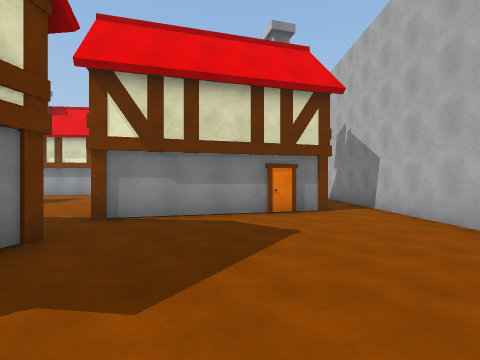
[1] (above)

19 first-person views from a walk through a scene from a Unity 3-D project. The camera is 1.5 m above the floor, looks level and sees 85° across. The floor is counted in squares, 2 m on a side. Each view is taken from the middle of a square. On the plan, view 1 faces up. The plan holds only what a view shows up to about 9 squares ahead; the rest is blank. The place goes on beyond the plan. The player is left out.

[2]
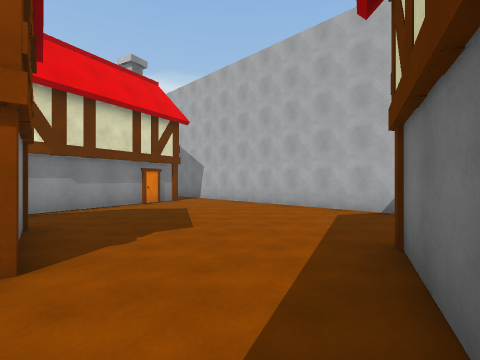

[3]
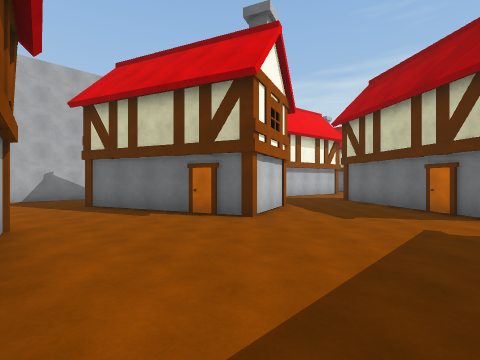

[4]
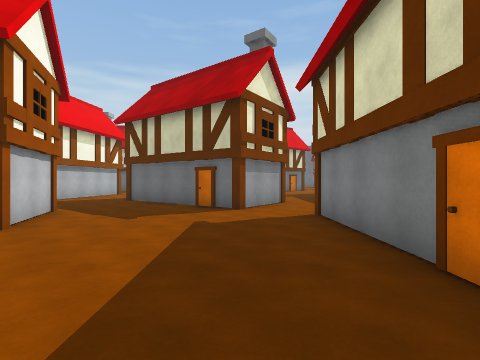

[5]
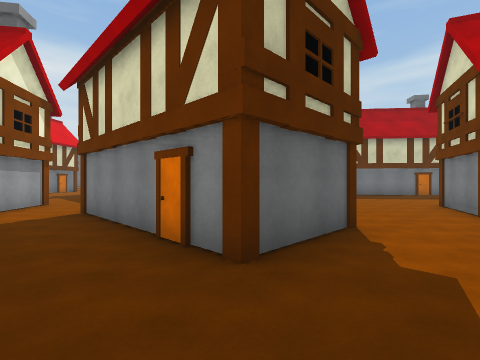

[6]
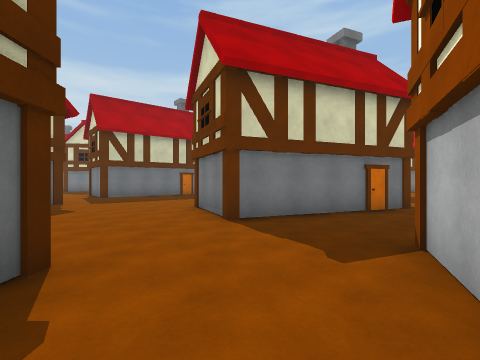

[7]
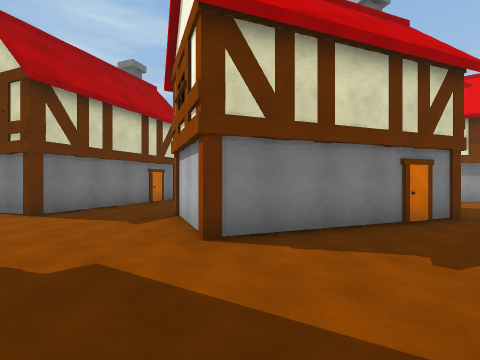

[8]
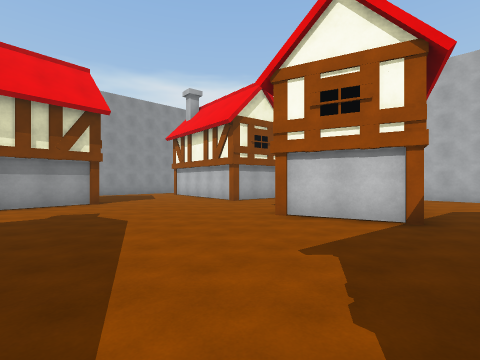

[9]
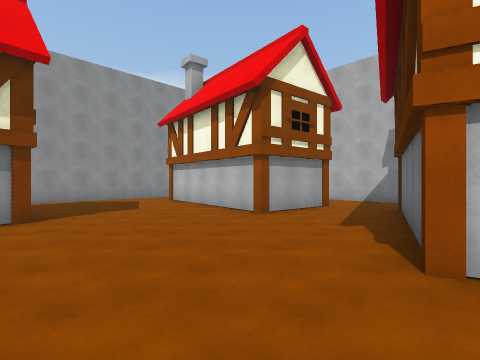

[10]
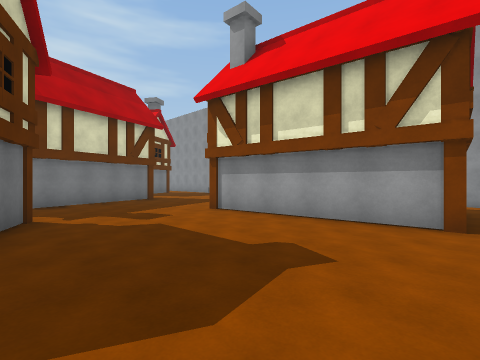

[11]
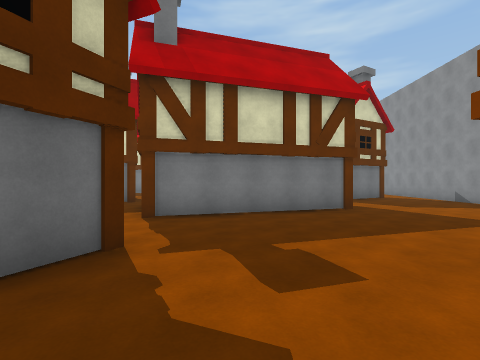

[12]
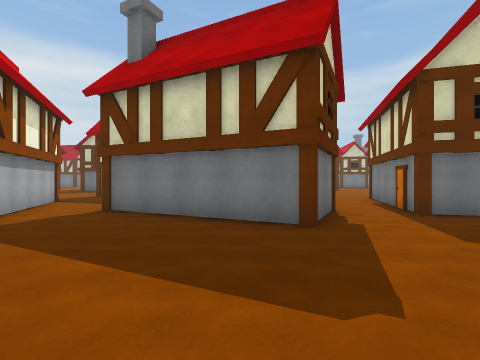

[13]
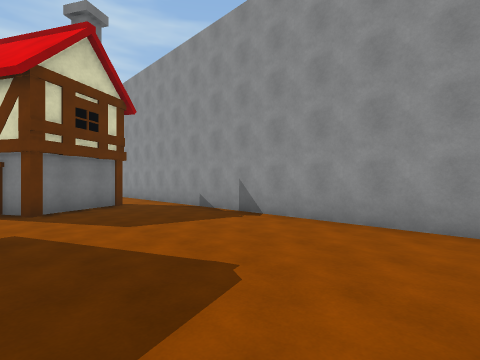

[14]
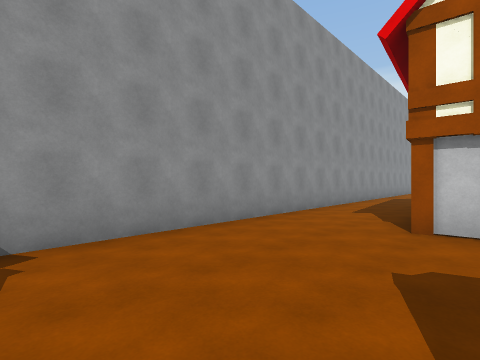

[15]
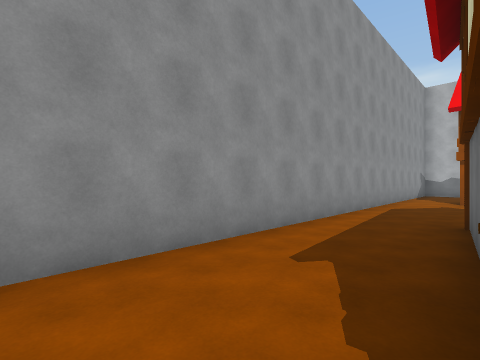

[16]
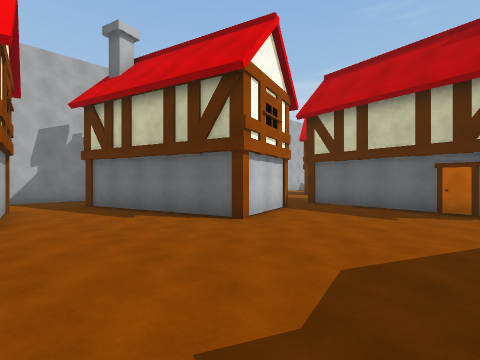

[17]
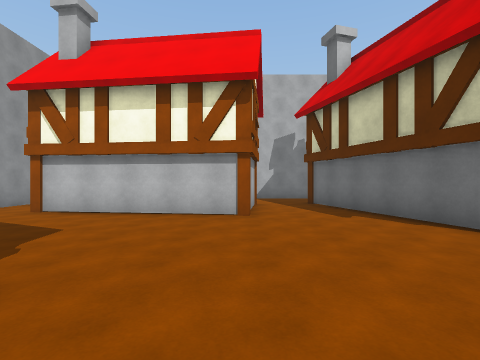

[18]
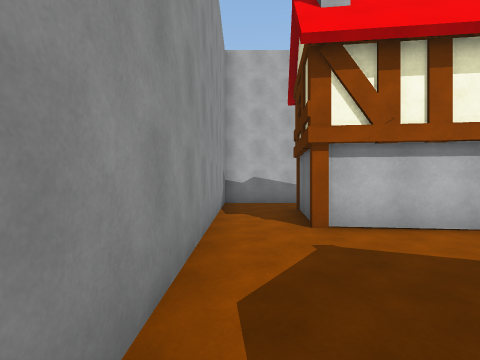

[19]
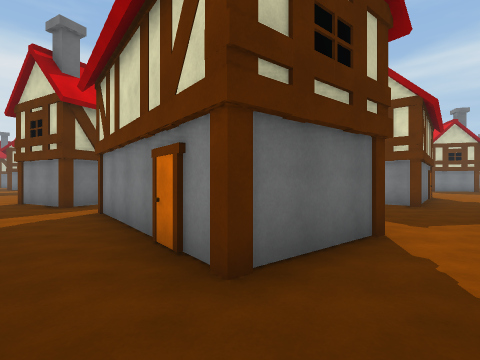

### Floor plan
Key: @ floor where view 1 was taken; # wall or solid block; . floor; H house.
Columns run from 19 left of view 1 to 4 right of it. Each row starts with its distance up from view 1.
 18 ########################
 17 .......................#
 16 H......................#
 15 H........HHHHH....HHH..#
 14 HH.......HHHHH....HHH..
 13 H...H....HHHHH....HHH..
 12 ..HHH.............HHH..
 11    HH.............HHH..
 10     HH.................#
  9     HH.................#
  8     HH..HH........HHH..#
  7   ......HHH.....HHHHHH.#
  6  HH....HHH......HHHHH..#
  5  HH....HHH......H......#
  4   HH..HHH...H..........#
  3   HH....H...HHHHH......#
  2    HH....... HHHH......#
  1  .H...........HHH......#
  0 .......HHH.........@...#
 -1 ......   H.............
 -2 .....    H.......HHH
 -3 ...      H.....HHHHHH
 -4 .H       H.....HH
 -5          .......H
 -6          ..H.....
 -7          .HHHH....
 -8          .H HHHH..
 -9              HH

Where each view was taken, in squares from view 1:
view 1: 0 up, 0 right, facing up
view 2: 2 down, 3 left, facing up-right
view 3: 1 up, 8 left, facing down-right
view 4: 1 up, 8 left, facing down
view 5: 2 up, 8 left, facing down-left
view 6: 2 up, 10 left, facing left
view 7: 1 up, 8 left, facing up-left
view 8: 4 up, 8 left, facing up-right
view 9: 7 up, 6 left, facing up-right
view 10: 8 up, 5 left, facing up-left
view 11: 10 up, 8 left, facing left
view 12: 15 up, 11 left, facing down-left
view 13: 13 up, 11 left, facing up-left
view 14: 14 up, 15 left, facing up-right
view 15: 15 up, 11 left, facing up-right
view 16: 11 up, 7 left, facing down-right
view 17: 11 up, 7 left, facing right
view 18: 17 up, 5 left, facing right
view 19: 17 up, 3 right, facing down-left
